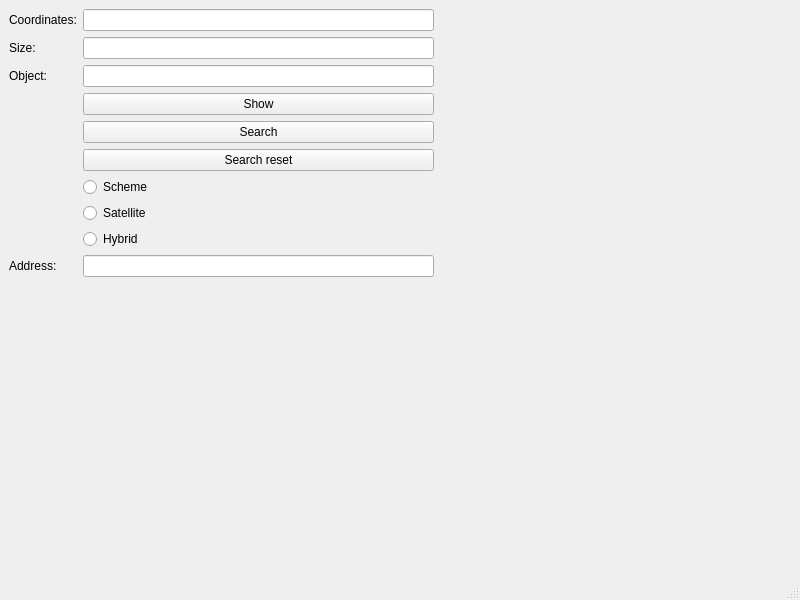
<?xml version="1.0" encoding="UTF-8"?>
<ui version="4.0">
 <class>MainWindow</class>
 <widget class="QMainWindow" name="MainWindow">
  <property name="geometry">
   <rect>
    <x>0</x>
    <y>0</y>
    <width>800</width>
    <height>600</height>
   </rect>
  </property>
  <property name="windowTitle">
   <string>MainWindow</string>
  </property>
  <widget class="QWidget" name="centralwidget">
   <layout class="QGridLayout" name="gridLayout">
    <item row="0" column="0">
     <widget class="QLabel" name="coords_label">
      <property name="text">
       <string>Coordinates:</string>
      </property>
     </widget>
    </item>
    <item row="0" column="3">
     <spacer name="horizontalSpacer_2">
      <property name="orientation">
       <enum>Qt::Horizontal</enum>
      </property>
      <property name="sizeHint" stdset="0">
       <size>
        <width>40</width>
        <height>20</height>
       </size>
      </property>
     </spacer>
    </item>
    <item row="11" column="0">
     <widget class="QLabel" name="mistake_label">
      <property name="enabled">
       <bool>true</bool>
      </property>
      <property name="maximumSize">
       <size>
        <width>1000</width>
        <height>50</height>
       </size>
      </property>
      <property name="text">
       <string/>
      </property>
     </widget>
    </item>
    <item row="10" column="0" colspan="3">
     <widget class="QLabel" name="image_label">
      <property name="text">
       <string/>
      </property>
     </widget>
    </item>
    <item row="3" column="1">
     <widget class="QPushButton" name="show_button">
      <property name="text">
       <string>Show</string>
      </property>
     </widget>
    </item>
    <item row="1" column="1">
     <widget class="QLineEdit" name="size_edit"/>
    </item>
    <item row="1" column="0">
     <widget class="QLabel" name="size_label">
      <property name="text">
       <string>Size:</string>
      </property>
     </widget>
    </item>
    <item row="0" column="1">
     <widget class="QLineEdit" name="coords_edit"/>
    </item>
    <item row="2" column="1">
     <widget class="QLineEdit" name="object_edit"/>
    </item>
    <item row="5" column="1">
     <widget class="QPushButton" name="reset_button">
      <property name="text">
       <string>Search reset</string>
      </property>
     </widget>
    </item>
    <item row="4" column="1">
     <widget class="QPushButton" name="search_button">
      <property name="text">
       <string>Search</string>
      </property>
     </widget>
    </item>
    <item row="8" column="1">
     <widget class="QRadioButton" name="sat_skl_radiobutton">
      <property name="text">
       <string>Hybrid</string>
      </property>
     </widget>
    </item>
    <item row="7" column="1">
     <widget class="QRadioButton" name="sat_radiobutton">
      <property name="text">
       <string>Satellite</string>
      </property>
     </widget>
    </item>
    <item row="2" column="0">
     <widget class="QLabel" name="object_label">
      <property name="text">
       <string>Object:</string>
      </property>
     </widget>
    </item>
    <item row="6" column="1">
     <widget class="QRadioButton" name="map_radiobutton">
      <property name="text">
       <string>Scheme</string>
      </property>
     </widget>
    </item>
    <item row="9" column="1">
     <widget class="QLineEdit" name="address_edit"/>
    </item>
    <item row="9" column="0">
     <widget class="QLabel" name="address_label">
      <property name="text">
       <string>Address:</string>
      </property>
     </widget>
    </item>
   </layout>
  </widget>
  <widget class="QMenuBar" name="menubar">
   <property name="geometry">
    <rect>
     <x>0</x>
     <y>0</y>
     <width>800</width>
     <height>20</height>
    </rect>
   </property>
  </widget>
  <widget class="QStatusBar" name="statusbar"/>
 </widget>
 <resources/>
 <connections/>
</ui>
